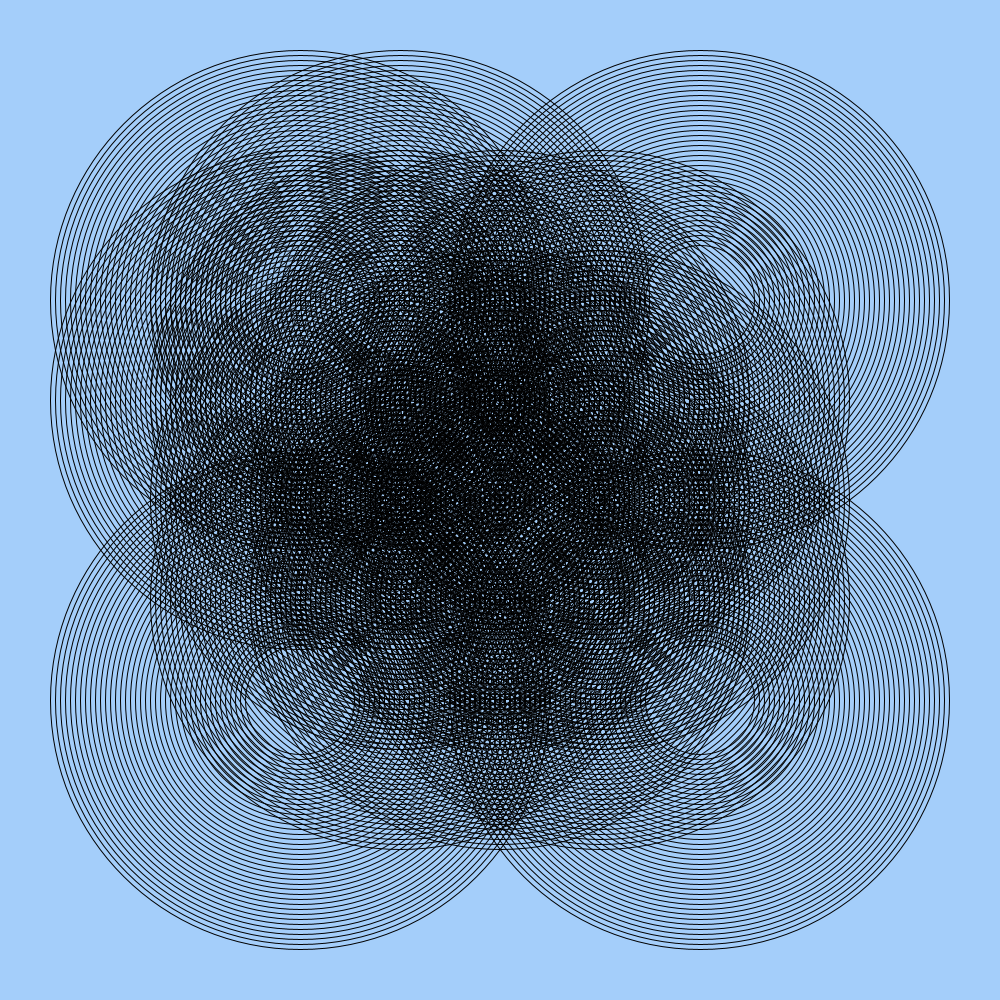
Frame 1 (no input)
Frame 60 (the mouse pressed at the canvas centre just before this capture): identical to frame 1, image omitted
Frame 120 (the mouse held since frame 60 and released just before this capture): identical to frame 1, image omitted

The Processing sketch that drew this single still picture (run headless with seeded random() and noise(); from frame 60 on, the mouse is pressed at the canvas centre):

// Processing sketch: processing_108157
// ── processing_108157.pde



void setup() {
  size(1000, 1000);
  smooth();
}


void draw() {
  background(164, 206, 250);
 noFill();

  int i = 1;
  while (i < 400) {
    ellipse(500,500, 500-i,500-i);
    ellipse(400,500, 500-i,500-i);
    ellipse(500,400, 500-i,500-i);
    ellipse(400,400, 500-i,500-i);
    ellipse(300,300, 500-i,500-i);
    ellipse(400,300, 500-i,500-i);
    ellipse(300,400, 500-i,500-i);
    ellipse(600,600, 500-i,500-i);
    ellipse(600,500, 500-i,500-i);
    ellipse(500,600, 500-i,500-i);
    ellipse(600,400, 500-i,500-i);
    ellipse(400,600, 500-i,500-i);
    ellipse(700,300, 500-i,500-i);
    ellipse(700,700, 500-i,500-i);
    ellipse(300,700, 500-i,500-i);

    i = i + 10; // or i++
  }
}
